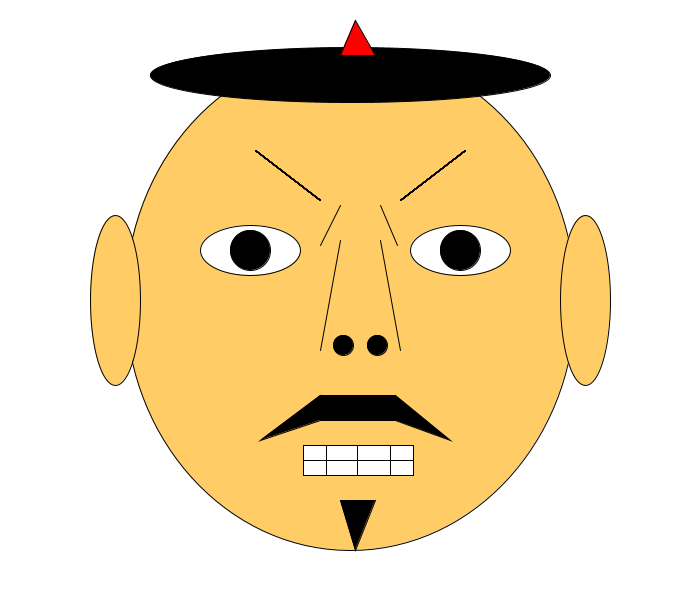
Frame 1 (no input)
Frame 60 (the mouse pressed at the canvas centre just before this capture): identical to frame 1, image omitted
Frame 120 (the mouse held since frame 60 and released just before this capture): identical to frame 1, image omitted

The Processing sketch that drew this single still picture (run headless with seeded random() and noise(); from frame 60 on, the mouse is pressed at the canvas centre):

// Processing sketch: processing_116606
// ── processing_116606.pde

void setup(){ 
  size(700,600);
} 

void draw(){ 
  
   background(255, 255, 255); 
   fill(255, 204, 102); 
   ellipse(350, 300, 450, 500); 
   
   // Orejas  
   fill(255, 204, 102);
   ellipse(585, 300, 50, 170); 
   ellipse(115, 300, 50, 170); 
   
   // Ojos 
    fill(255, 255, 255);
    ellipse(460, 250, 100, 50); 
    ellipse(250, 250, 100, 50); 
    fill(0, 0, 0);
    ellipse(460, 250, 40, 40); 
    ellipse(250, 250, 40, 40);  
    
    // Zejas 
    fill(0, 0, 0); 
    line(320, 200, 255, 150);
    line(320, 200, 255, 150);
    line(320, 200, 255, 150);
    line(320, 200, 255, 150);
    line(320, 200, 255, 150);
    line(320, 200, 255, 150);
    line(320, 200, 255, 150);
    line(320, 200, 255, 150);
    line(320, 200, 255, 150);
    line(320, 200, 255, 150);
    line(320, 200, 255, 150);
    line(320, 200, 255, 150); 
    line(320, 200, 255, 150);
    line(320, 200, 255, 150);
    line(320, 200, 255, 150);
    line(320, 200, 255, 150);
    line(320, 200, 255, 150);
    line(320, 200, 255, 150); 
    line(320, 200, 255, 150);
    line(320, 200, 255, 150);
    line(320, 200, 255, 150);
    line(320, 200, 255, 150);
    line(320, 200, 255, 150);
    line(320, 200, 255, 150);
    line(320, 200, 255, 150); 
    line(320, 200, 255, 150);
    line(320, 200, 255, 150);
    line(320, 200, 255, 150);
    line(320, 200, 255, 150);
    line(320, 200, 255, 150);
    line(320, 200, 255, 150);
    
    line(400, 200, 465,150); 
    line(400, 200, 465,150); 
    line(400, 200, 465,150); 
    line(400, 200, 465,150); 
    line(400, 200, 465,150); 
    line(400, 200, 465,150); 
    line(400, 200, 465,150);
    line(400, 200, 465,150); 
    line(400, 200, 465,150); 
    line(400, 200, 465,150); 
    line(400, 200, 465,150); 
    line(400, 200, 465,150); 
    line(400, 200, 465,150); 
    line(400, 200, 465,150); 
    line(400, 200, 465,150); 
    line(400, 200, 465,150); 
    line(400, 200, 465,150); 
    line(400, 200, 465,150); 
    line(400, 200, 465,150); 
    line(400, 200, 465,150); 
    line(400, 200, 465,150);
    line(400, 200, 465,150); 
    line(400, 200, 465,150); 
    line(400, 200, 465,150); 
    line(400, 200, 465,150); 
    line(400, 200, 465,150); 
    line(400, 200, 465,150); 
    line(400, 200, 465,150); 
    line(400, 200, 465,150);
    line(400, 200, 465,150); 
    line(400, 200, 465,150); 
    line(400, 200, 465,150); 
    line(400, 200, 465,150); 
    line(400, 200, 465,150); 
    line(400, 200, 465,150); 
    line(400, 200, 465,150); 
    
    // Nariz 
    line(400, 350, 380, 240); 
    line(320, 350, 340, 240); 
    ellipse(343, 345, 20, 20); 
    ellipse(377, 345, 20, 20); 
    line(320, 245, 340, 205);
    line(397, 245, 380, 205); 
    
    // Boca 
    fill(255);
    rect(303, 445, 110, 30); 
    line(326, 475, 326, 445);
    line(357, 475, 357, 445); 
    line(390, 475, 390, 445); 
    line(303, 460, 413, 460); 
    
    // Barba en general (bigote, perilla...) 
    fill(0);
    rect(320, 395, 75, 25);
    triangle(320, 395, 320, 420, 260, 440);
    triangle(395, 395, 395, 420, 450, 440); 
    triangle(340, 500, 375, 500, 355, 550); 
    
    // Gorro 
    
    ellipse(350, 75, 400, 55); 
    fill(255,0,0);
    triangle(340, 55, 375, 55, 355, 20); 
    
  
   

}
